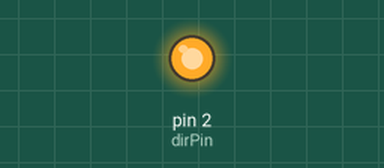
Simulated run of this sketch. Board: Arduino Uno, built with avr-gcc and run on an emulated ATmega328P. Parts: output pins drawn as LEDs (lit = HIGH). Pins used as bus, display or sensor lines are not drawn.

Above: at 0.1 s.
Timing chart, 0 to 1.6 s (numbered marks = the images above):
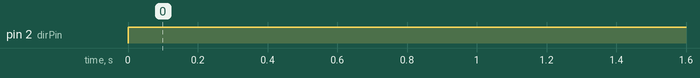

The sketch:

LidarAndStepper.ino.ino
```cpp
// Stepper
int dirPin = 2;
int stepperPin = 3;

// LIDAR
unsigned long pulseWidth;
int triggerPin = 4; //2
int monitorPin = 5; //3

void setup() {

  // Stepper
  pinMode(dirPin, OUTPUT);
  pinMode(stepperPin, OUTPUT);


  // LIDAR
  Serial.begin(115200); // Start serial communications

  pinMode(triggerPin, OUTPUT); // Set pin 2 as trigger pin
  digitalWrite(triggerPin, LOW); // Set trigger LOW for continuous read

  pinMode(monitorPin, INPUT); // Set pin 3 as monitor pin

}

void step(boolean dir,int steps, int delayTime){

  // Stepper
  digitalWrite(dirPin,dir);
  //delay(50);
  for(int i=0;i<steps;i++){
    digitalWrite(stepperPin, HIGH);
    delayMicroseconds(delayTime);
    digitalWrite(stepperPin, LOW);
    delayMicroseconds(delayTime);
  }
}

void loop(){
//311 RPM
//StepOnce();
step(true, 1000, 65);
//delay(100);

//PrintDistance();

  /*
  step(true, 5000, 46);
  delay(100);

  step(false, 5000, 46);
  delay(100);
  //*/
  //MusicSweep();
}

void StepOnce() {
  step(true, 2, 50); //46 MINIMUM
}

void PrintDistance() {
  pulseWidth = pulseIn(monitorPin, HIGH); // Count how long the pulse is high in microseconds

  // If we get a reading that isn't zero, let's print it
  if(pulseWidth != 0)
  {
    pulseWidth = pulseWidth / 10; // 10usec = 1 cm of distance
    Serial.println(pulseWidth); // Print the distance
  }
}

void MusicSweep() {
  for(int i=1; i<24; i++) {
    step(true, 750, i);
  }
  delay(1);
}
```

Measured:
- by itself, pin 2 (dirPin): LOW → HIGH at 0.00 s
